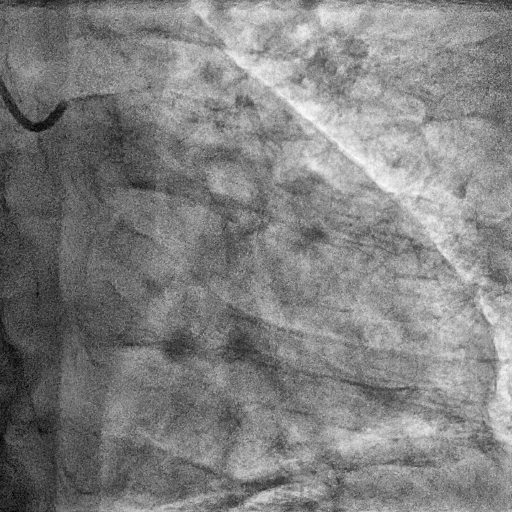
//> input picture exports/opencv/adaptive-histogram-eq/cl2_frame08.png, 512 x 512 px
$ ./main   (built with g++ and OpenCV 4)
//> lines starting //> are read from the running program, lines starting //| are printed output that depends on the picture; after the words box and inside, x2 and y2 are one past the last pixel; in counts of white or black regions, pixels touching at a corner belong together
#include <iostream>
#include <vector>

#include <opencv2/core.hpp>
#include <opencv2/highgui.hpp>
#include <opencv2/imgproc.hpp>
#include <opencv2/photo.hpp>

// All of the code has been adapated and modified from https://docs.opencv.org/4.x/d1/dee/tutorial_introduction_to_pca.html - 07/02/2024

using EigenVectors = std::vector<cv::Point2d>;
using EigenValues = std::vector<double>;
using Points = std::vector<cv::Point>;
using Contours = std::vector<Points>;

struct ImgData
{
    EigenVectors eigen_vectors;
    EigenValues eigen_values;
    Contours contours;

    ImgData() = default;
    ~ImgData() = default;
};

// Function declarations
inline void drawAxis(cv::Mat, cv::Point, cv::Point, cv::Scalar, const float);
inline double getOrientation(cv::Mat img, const Points& pts, EigenVectors& vecs, EigenValues& vals);

// A wrapper function to streamline PCA-based fusion
inline cv::Mat executePCA(cv::Mat src, cv::Mat img_bw, Contours& contours, EigenVectors& vecs, EigenValues& vals);
cv::Mat fusePCAs(const cv::Mat& src1, const cv::Mat& src2, ImgData& img_data1, ImgData& img_data2);

int main()
{
    using namespace cv;

    ImgData img_data1, img_data2;
    img_data1.eigen_values.resize(2);
    img_data1.eigen_vectors.resize(2);
    img_data2.eigen_values.resize(2);
    img_data2.eigen_vectors.resize(2);

    Mat src1, src2, bw1, bw2;

    src1 = imread("../../exports/opencv/adaptive-histogram-eq/cl2_frame08.png", cv::IMREAD_GRAYSCALE);
//> src1 is the input picture: 512 rows x 512 cols, CV_8UC1; min 1, max 255, mean 129
    imshow("Source 1", src1);

    src2 = imread("../../exports/opencv/adaptive-histogram-eq/cl10_frame08.png", cv::IMREAD_GRAYSCALE);
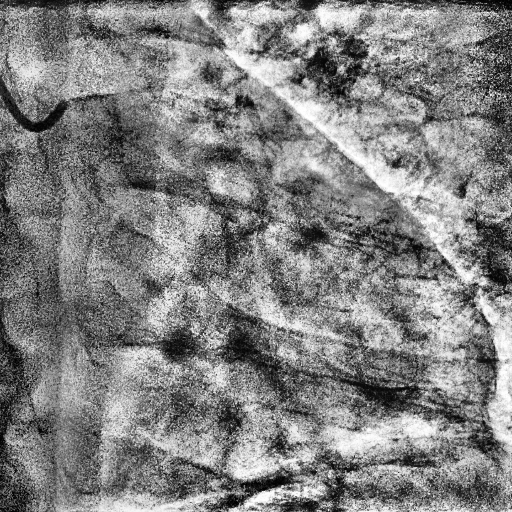
//> input picture exports/opencv/adaptive-histogram-eq/cl10_frame08.png, 512 x 512 px
//> src2 is the input picture: 512 rows x 512 cols, CV_8UC1; min 0, max 255, mean 129.5
    imshow("Source 2", src2);

    // Binary image
    threshold(src1, bw1, 95, 255, THRESH_BINARY | THRESH_OTSU);
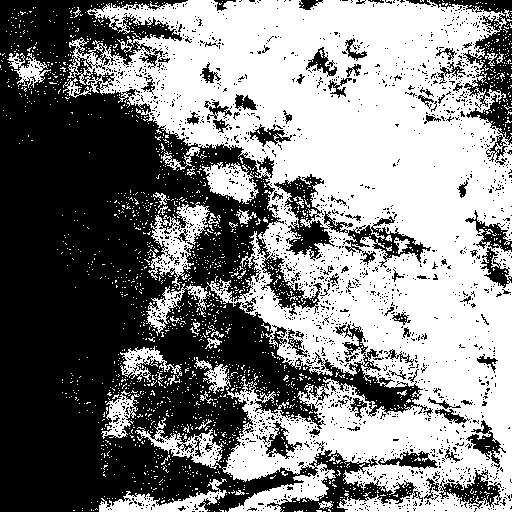
//> bw1: 512 rows x 512 cols, CV_8UC1; 50.9% white; 2064 black regions (1977 under 20 px), largest, box (x1, y1, x2, y2) and area: (0, 0, 428, 512) 106887, (430, 0, 512, 165) 3801, (274, 174, 335, 261) 1920
    //imshow("Binary 1", bw1);

    threshold(src2, bw2, 105, 255, THRESH_BINARY | THRESH_OTSU);
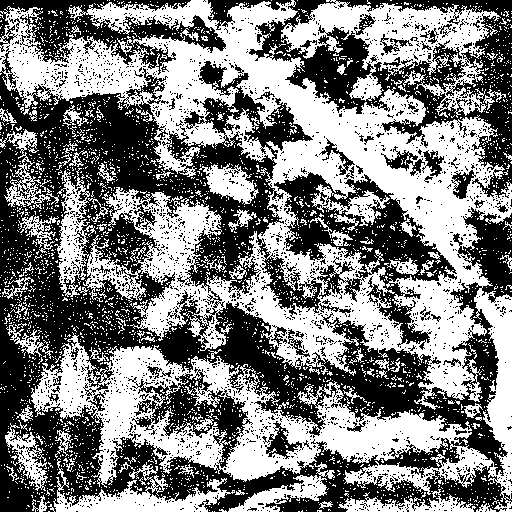
//> bw2: 512 rows x 512 cols, CV_8UC1; 50.1% white; 2530 black regions (2461 under 20 px)
    //imshow("Binary 2", bw2);

    // Find all the contours in the thresholded image
    auto pca1 = executePCA(src1, bw1, img_data1.contours, img_data1.eigen_vectors, img_data1.eigen_values);
//> in executePCA, `findContours(img_bw, contours, RETR_LIST, CHAIN_APPROX_NONE);`: contours = 5583 contours, 5384 with area under 20; largest, box (x1, y1, x2, y2) and area: (63, 0, 512, 512) 135115, (273, 173, 336, 260) 2270, (147, 202, 210, 290) 2214, (344, 224, 432, 264) 1420, (99, 478, 227, 512) 1416
//> the loop in executePCA, `for (size_t i = 0; i < contours.size(); i++)` made 5583 passes
//> (area, sz in getOrientation, cntr in getOrientation, p1 in getOrientation, p2 in getOrientation, angle in getOrientation, vecs, vals) on passes 433, 530, 725, 951, 1066: (1415.5, 485, Point(168, 499), Point(202, 495), Point(168, 498), -0.111, 2 Points (x, y): [0.994, -0.111], [0.111, 0.994], [1713.7, 58.89]), (1044.5, 293, Point(468, 490), Point(474, 490), Point(468, 488), 0.00371, 2 Points (x, y): [1, 0.00371], [-0.00371, 1], [307.5, 83.7]), (592, 184, Point(409, 459), Point(415, 459), Point(409, 458), -0.0217, 2 Points (x, y): [1, -0.0217], [0.0217, 1], [294.7, 30.06]), (562.5, 181, Point(486, 446), Point(488, 448), Point(487, 445), 0.713, 2 Points (x, y): [0.756, 0.654], [-0.654, 0.756], [131.3, 49.93]), (564, 190, Point(281, 441), Point(282, 443), Point(280, 442), 0.978, 2 Points (x, y): [0.559, 0.829], [0.829, -0.559], [122.5, 82.37])
//> (area, sz in getOrientation, p1 in getOrientation, p2 in getOrientation, angle in getOrientation, vecs, vals) on passes 1073, 1228, 1387, 1394, 1931: (132, 68, Point(482, 428), Point(481, 428), -0.283, 2 Points (x, y): [0.96, -0.279], [0.279, 0.96], [34.52, 14]), (237, 96, Point(452, 416), Point(450, 415), 0.371, 2 Points (x, y): [0.932, 0.362], [-0.362, 0.932], [89.14, 13.05]), (186, 86, Point(357, 408), Point(357, 407), 1.63, 2 Points (x, y): [-0.0591, 0.998], [0.998, 0.0591], [37.39, 22.79]), (103, 60, Point(440, 402), Point(439, 402), 0.306, 2 Points (x, y): [0.953, 0.302], [-0.302, 0.953], [60.15, 4.97]), (154, 72, Point(488, 361), Point(487, 361), 0.386, 2 Points (x, y): [0.926, 0.376], [-0.376, 0.926], [47.04, 12.74])
//> after the loop in executePCA, `for (size_t i = 0; i < contours.size(); i++)`: vecs = 2 Points (x, y): [0.884, 0.468], [-0.468, 0.884]; vals = [38.25, 13.44]
//> img_data1.contours has the same summary as contours in executePCA; img_data1.eigen_vectors = 2 Points (x, y): [0.884, 0.468], [-0.468, 0.884]; img_data1.eigen_values = [38.25, 13.44]
    auto pca2 = executePCA(src2, bw2, img_data2.contours, img_data2.eigen_vectors, img_data2.eigen_values);
//> in executePCA (call 2), `findContours(img_bw, contours, RETR_LIST, CHAIN_APPROX_NONE);`: contours = 8126 contours, 7847 with area under 20; largest, box (x1, y1, x2, y2) and area: (0, 0, 512, 512) 125344, (273, 171, 458, 345) 11274, (281, 0, 501, 118) 10189, (137, 371, 249, 469) 4162, (198, 60, 314, 161) 3780
//> the loop in executePCA (call 2), `for (size_t i = 0; i < contours.size(); i++)` made 8126 passes
//> (area, sz in getOrientation, cntr in getOrientation, p1 in getOrientation, p2 in getOrientation, angle in getOrientation, vecs, vals) on passes 318, 753, 813, 1348, 1370: (1193, 462, Point(411, 503), Point(442, 503), Point(411, 502), -0.0157, 2 Points (x, y): [1, -0.0157], [0.0157, 1], [1532.8, 33.61]), (1428.5, 487, Point(290, 490), Point(307, 483), Point(290, 489), -0.404, 2 Points (x, y): [0.92, -0.393], [0.393, 0.92], [926.1, 65.84]), (2910, 1096, Point(136, 489), Point(192, 490), Point(136, 485), 0.0112, 2 Points (x, y): [1, 0.0112], [-0.0112, 1], [2797, 191.9]), (947.5, 467, Point(27, 456), Point(31, 463), Point(26, 457), 1.1, 2 Points (x, y): [0.453, 0.891], [0.891, -0.453], [394.7, 82.94]), (625, 218, Point(281, 442), Point(283, 444), Point(279, 443), 0.89, 2 Points (x, y): [0.63, 0.777], [0.777, -0.63], [119.5, 101.1])
//> (area, sz in getOrientation, p1 in getOrientation, p2 in getOrientation, angle in getOrientation, vecs, vals) on passes 1239, 1455, 1659, 1833, 1940: (127, 136, Point(62, 444), Point(62, 443), 1.66, 2 Points (x, y): [-0.0931, 0.996], [0.996, 0.0931], [59.52, 19.68]), (140.5, 65, Point(144, 420), Point(143, 420), -0.0395, 2 Points (x, y): [0.999, -0.0394], [0.0394, 0.999], [27.46, 14.57]), (128, 60, Point(474, 409), Point(473, 409), -0.269, 2 Points (x, y): [0.964, -0.265], [0.265, 0.964], [32.79, 16.79]), (154, 94, Point(97, 401), Point(97, 400), 1.45, 2 Points (x, y): [0.124, 0.992], [0.992, -0.124], [29.67, 18.93]), (170.5, 109, Point(326, 393), Point(325, 394), -0.589, 2 Points (x, y): [0.832, -0.555], [0.555, 0.832], [61.99, 12.05])

    Mat fused = fusePCAs(src1, src2, img_data1, img_data2);
//> after the loop in fusePCAs, `for (size_t i = 0; i < fused_low.rows; i++)`:
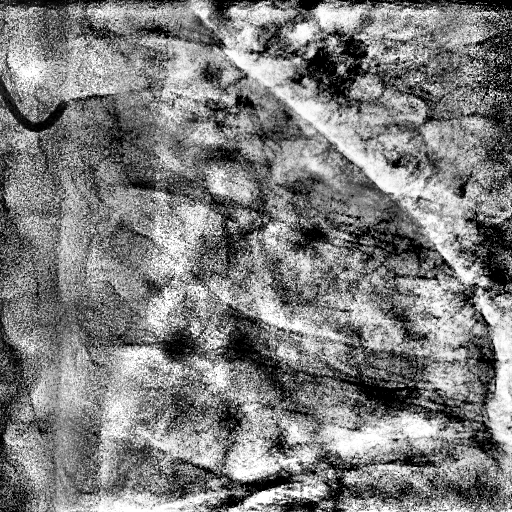
//> fused_low: 512 rows x 512 cols, CV_8UC1; min 0, max 255, mean 126
//> after the loop in fusePCAs, `for (size_t i = 0; i < fused_low.rows; i++)`:
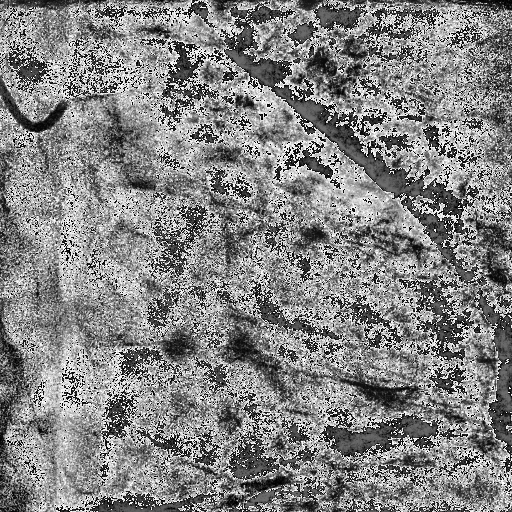
//> fused_high: 512 rows x 512 cols, CV_8UC1; min 0, max 255, mean 130.7

    imshow("Fused Image", fused);

    waitKey(0);
    destroyAllWindows();
    imwrite("../../exports/weighted_pca_fusion/cl2_cl10/cl2_cl10_frame08.png", fused);

    // [38 lines of commented-out code are left out]

    return 0;
}

inline void drawAxis(cv::Mat img, cv::Point p, cv::Point q, cv::Scalar colour, const float scale = 0.2)
{
    using namespace cv;

    double angle = atan2((double)p.y - q.y, (double)p.x - q.x); // angle in radians
    double hypotenuse = sqrt((double)(p.y - q.y) * (p.y - q.y) + (p.x - q.x) * (p.x - q.x));
    // Here we lengthen the arrow by a factor of scale
    q.x = (int)(p.x - scale * hypotenuse * cos(angle));
    q.y = (int)(p.y - scale * hypotenuse * sin(angle));
    line(img, p, q, colour, 1, LINE_AA);
    // create the arrow hooks
    p.x = (int)(q.x + 9 * cos(angle + CV_PI / 4));
    p.y = (int)(q.y + 9 * sin(angle + CV_PI / 4));
    line(img, p, q, colour, 1, LINE_AA);
    p.x = (int)(q.x + 9 * cos(angle - CV_PI / 4));
    p.y = (int)(q.y + 9 * sin(angle - CV_PI / 4));
    line(img, p, q, colour, 1, LINE_AA);
}

inline double getOrientation(cv::Mat img, const Points& pts, EigenVectors& vecs, EigenValues& vals)
{
    using namespace cv;

    //Construct a buffer used by the pca analysis
    int sz = static_cast<int>(pts.size());
    Mat data_pts = Mat(sz, 2, CV_64F);
    for (int i = 0; i < data_pts.rows; i++)
    {
        data_pts.at<double>(i, 0) = pts[i].x;
        data_pts.at<double>(i, 1) = pts[i].y;
    }
    //Perform PCA analysis
    PCA pca_analysis(data_pts, Mat(), PCA::DATA_AS_ROW);
    //Store the center of the object
    Point cntr = Point(static_cast<int>(pca_analysis.mean.at<double>(0, 0)),
        static_cast<int>(pca_analysis.mean.at<double>(0, 1)));
    //Store the eigenvalues and eigenvectors
    for (int i = 0; i < 2; i++)
    {
        vecs[i] = Point2d(pca_analysis.eigenvectors.at<double>(i, 0),
            pca_analysis.eigenvectors.at<double>(i, 1));
        vals[i] = pca_analysis.eigenvalues.at<double>(i);
    }
    // Draw the principal components
    //circle(img, cntr, 3, Scalar(255, 0, 255), 2);
    Point p1 = cntr + 0.02 * Point(static_cast<int>(vecs[0].x * vals[0]), static_cast<int>(vecs[0].y * vals[0]));
    Point p2 = cntr - 0.02 * Point(static_cast<int>(vecs[1].x * vals[1]), static_cast<int>(vecs[1].y * vals[1]));
    //drawAxis(img, cntr, p1, Scalar(0, 255, 0), 1);
    //drawAxis(img, cntr, p2, Scalar(255, 255, 0), 5);
    double angle = atan2(vecs[0].y, vecs[0].x); // orientation in radians
    return angle;
}

inline cv::Mat executePCA(cv::Mat src, cv::Mat img_bw, Contours& contours, EigenVectors& vecs, EigenValues& vals)
{
    using namespace cv;

    findContours(img_bw, contours, RETR_LIST, CHAIN_APPROX_NONE);
    for (size_t i = 0; i < contours.size(); i++)
    {
        // Calculate the area of each contour
        double area = contourArea(contours[i]);
        // Ignore contours that are too small or too large
        if (area < 1e2 || 1e5 < area) continue;
        // Draw each contour only for visualisation purposes
        //drawContours(src, contours, static_cast<int>(i), Scalar(0, 0, 255), 2);
        // Find the orientation of each shape
        getOrientation(src, contours[i], vecs, vals);
    }

    return src;
}

cv::Mat fusePCAs(const cv::Mat& src1, const cv::Mat& src2, ImgData& img_data1, ImgData& img_data2)
{
    using namespace cv;

    Mat fused = src1.clone(), fused_low = src1.clone(), fused_high = src1.clone();

    double weight1 = 0.0f, weight2 = 0.0f;

    // Equation 4.1 - https://tigerprints.clemson.edu/cgi/viewcontent.cgi?article=1615&context=all_dissertations - 16/02/2024
    for (uint8_t i = 0; i < 2; i++)
    {
        // Get weights
        weight1 += img_data1.eigen_vectors[i].x / (img_data1.eigen_vectors[i].x + img_data1.eigen_vectors[i].y);
        weight2 += img_data2.eigen_vectors[i].y / (img_data2.eigen_vectors[i].x + img_data2.eigen_vectors[i].y);
    }

    //weight2 = 1 - weight1;

    // Low pass coefficients
    // Equation 4.2 - https://tigerprints.clemson.edu/cgi/viewcontent.cgi?article=1615&context=all_dissertations - 16/02/2024
    for (size_t i = 0; i < fused_low.rows; i++)
    {
        for (size_t j = 0; j < fused_low.cols; j++)
        {
            uint8_t pixel1 = src1.at<uint8_t>(i, j);
            uint8_t pixel2 = src2.at<uint8_t>(i, j);

            uint8_t weighted_pixel = saturate_cast<uint8_t>((weight1 * pixel1) + (weight2 * pixel2));

            fused_low.at<uint8_t>(i, j) = weighted_pixel;

        }
    }

    // High pass coefficients
    // Equation 4.3 - https://tigerprints.clemson.edu/cgi/viewcontent.cgi?article=1615&context=all_dissertations - 16/02/2024
    for (size_t i = 0; i < fused_low.rows; i++)
    {
        for (size_t j = 0; j < fused_low.cols; j++)
        {
            fused_high.at<uint8_t>(i,j) = max(src1.at<uint8_t>(i,j) * weight1, src2.at<uint8_t>(i, j) * weight2);
        }
    }


    // [8 lines of commented-out code are left out]

    return fused_low;
}
